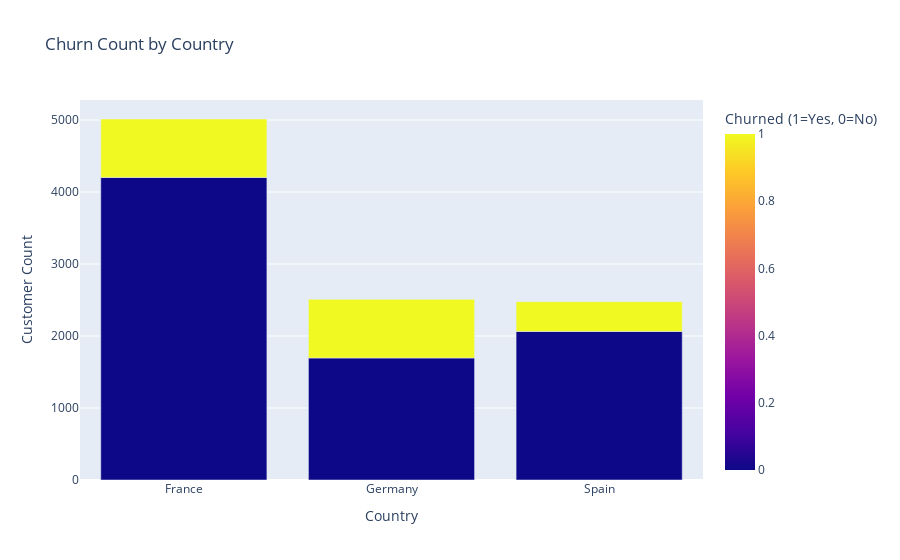

Notebook source saved alongside this figure:
### Code cell
# Calculate churn count by geography
churn_count_by_geo = df.groupby(['Geography', 'Exited']).size().reset_index(name='Count')

fig = px.bar(churn_count_by_geo, x='Geography', y='Count', color='Exited',
			 barmode='group', title='Churn Count by Country',
			 labels={'Count': 'Customer Count', 'Exited': 'Churned (1=Yes, 0=No)', 'Geography': 'Country'},
			 color_discrete_map={0: 'green', 1: 'red'})
fig.show()

### Figure 1 — Plotly figure (JSON) as saved in the notebook; plotly's stock layout.template omitted (floating-point values rounded to 4 significant figures)
{"data": [{"alignmentgroup": "True", "hovertemplate": "Country=%{x}<br>Customer Count=%{y}<br>Churned (1=Yes, 0=No)=%{marker.color}<extra></extra>", "legendgroup": "", "marker": {"color": [0, 1, 0, 1, 0, 1], "coloraxis": "coloraxis", "pattern": {"shape": ""}}, "name": "", "offsetgroup": "", "orientation": "v", "showlegend": false, "textposition": "auto", "type": "bar", "x": ["France", "France", "Germany", "Germany", "Spain", "Spain"], "xaxis": "x", "y": [4203, 811, 1695, 814, 2064, 413], "yaxis": "y"}], "layout": {"barmode": "group", "coloraxis": {"colorbar": {"title": {"text": "Churned (1=Yes, 0=No)"}}, "colorscale": [[0, "#0d0887"], [0.1111, "#46039f"], [0.2222, "#7201a8"], [0.3333, "#9c179e"], [0.4444, "#bd3786"], [0.5556, "#d8576b"], [0.6667, "#ed7953"], [0.7778, "#fb9f3a"], [0.8889, "#fdca26"], [1, "#f0f921"]]}, "legend": {"tracegroupgap": 0}, "title": {"text": "Churn Count by Country"}, "xaxis": {"anchor": "y", "domain": [0, 1], "title": {"text": "Country"}}, "yaxis": {"anchor": "x", "domain": [0, 1], "title": {"text": "Customer Count"}}}}
